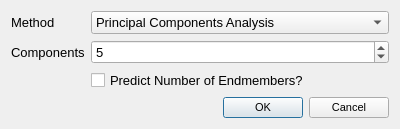
<?xml version="1.0" encoding="UTF-8"?>
<ui version="4.0">
 <class>AnalysisDialog</class>
 <widget class="QDialog" name="AnalysisDialog">
  <property name="geometry">
   <rect>
    <x>0</x>
    <y>0</y>
    <width>400</width>
    <height>129</height>
   </rect>
  </property>
  <property name="font">
   <font>
    <pointsize>10</pointsize>
   </font>
  </property>
  <property name="windowTitle">
   <string>Perform Analysis</string>
  </property>
  <layout class="QFormLayout" name="formLayout">
   <item row="0" column="0">
    <widget class="QLabel" name="label_2">
     <property name="text">
      <string>Method</string>
     </property>
    </widget>
   </item>
   <item row="0" column="1">
    <widget class="QComboBox" name="methodComboBox">
     <item>
      <property name="text">
       <string>Principal Components Analysis</string>
      </property>
     </item>
     <item>
      <property name="text">
       <string>Principal Components Analysis (MLPACK)</string>
      </property>
     </item>
     <item>
      <property name="text">
       <string>Partial Least Squares Discriminant Analysis</string>
      </property>
     </item>
     <item>
      <property name="text">
       <string>Vertex Components Analysis</string>
      </property>
     </item>
     <item>
      <property name="text">
       <string>k-Means Clustering</string>
      </property>
     </item>
     <item>
      <property name="text">
       <string>Find Peaks</string>
      </property>
     </item>
    </widget>
   </item>
   <item row="2" column="0">
    <widget class="QLabel" name="label">
     <property name="text">
      <string>Components</string>
     </property>
    </widget>
   </item>
   <item row="2" column="1">
    <widget class="QSpinBox" name="componentsSpinBox">
     <property name="enabled">
      <bool>true</bool>
     </property>
     <property name="minimum">
      <number>1</number>
     </property>
     <property name="maximum">
      <number>20</number>
     </property>
     <property name="singleStep">
      <number>1</number>
     </property>
     <property name="value">
      <number>5</number>
     </property>
    </widget>
   </item>
   <item row="3" column="1">
    <widget class="QCheckBox" name="predictionCheckBox">
     <property name="text">
      <string>Predict Number of Endmembers?</string>
     </property>
    </widget>
   </item>
   <item row="4" column="1">
    <widget class="QDialogButtonBox" name="buttonBox">
     <property name="font">
      <font>
       <pointsize>8</pointsize>
      </font>
     </property>
     <property name="orientation">
      <enum>Qt::Horizontal</enum>
     </property>
     <property name="standardButtons">
      <set>QDialogButtonBox::Cancel|QDialogButtonBox::Ok</set>
     </property>
    </widget>
   </item>
  </layout>
 </widget>
 <resources/>
 <connections>
  <connection>
   <sender>buttonBox</sender>
   <signal>accepted()</signal>
   <receiver>AnalysisDialog</receiver>
   <slot>accept()</slot>
   <hints>
    <hint type="sourcelabel">
     <x>248</x>
     <y>254</y>
    </hint>
    <hint type="destinationlabel">
     <x>157</x>
     <y>274</y>
    </hint>
   </hints>
  </connection>
  <connection>
   <sender>buttonBox</sender>
   <signal>rejected()</signal>
   <receiver>AnalysisDialog</receiver>
   <slot>reject()</slot>
   <hints>
    <hint type="sourcelabel">
     <x>316</x>
     <y>260</y>
    </hint>
    <hint type="destinationlabel">
     <x>286</x>
     <y>274</y>
    </hint>
   </hints>
  </connection>
 </connections>
</ui>
